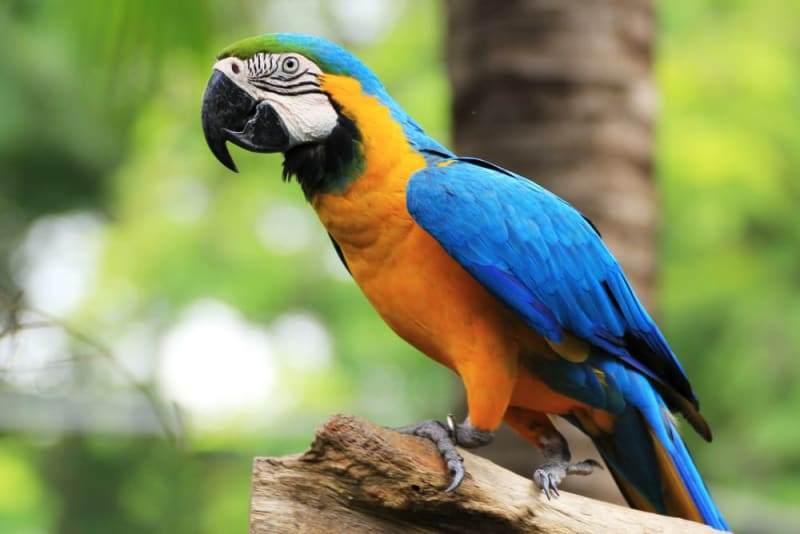
#> input picture data/boid.jpeg, 800 x 534 px
$ python adaptive_threshold.py
#> lines starting #> are read from the running program, lines starting #| are printed output that depends on the picture; after the words box and inside, x2 and y2 are one past the last pixel; in counts of white or black regions, pixels touching at a corner belong together
import os

import cv2


img = cv2.imread(os.path.join('.', 'data', 'boid.jpeg'))#this is read into a BGR colorspace
#> img is the input picture: shape (534, 800, 3); mean B, G, R 98.7, 144.9, 132.6

img_g = cv2.cvtColor(img, cv2.COLOR_BGR2GRAY)
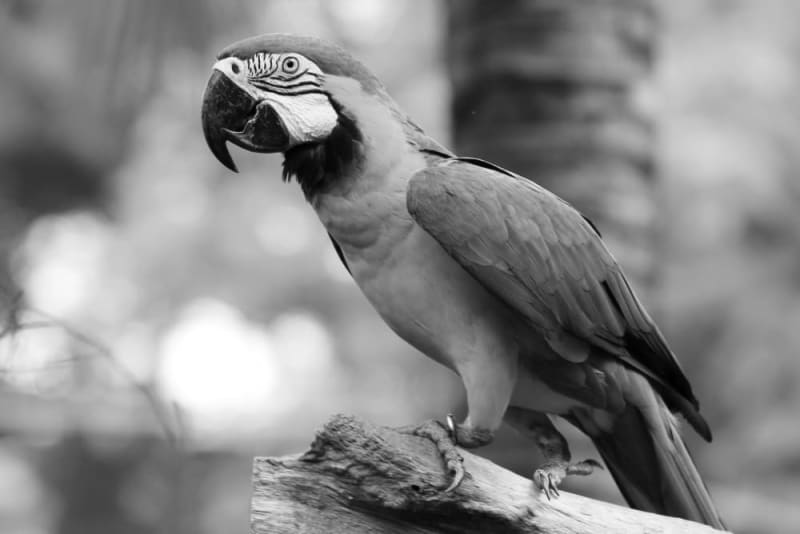
#> img_g: shape (534, 800); min 0, max 255, mean 136

thresh = cv2.adaptiveThreshold(img_g, 255, cv2.ADAPTIVE_THRESH_GAUSSIAN_C, cv2.THRESH_BINARY, 21, 30)
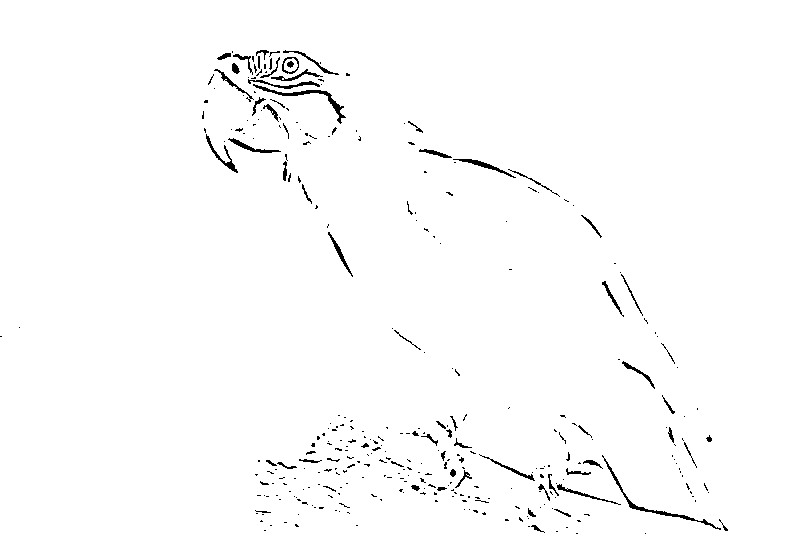
#> thresh: shape (534, 800); 98.5% white; black in thin lines or dots, all inside (x1, y1, x2, y2) = (0, 50, 728, 534)

cv2.imshow('img', img)
cv2.imshow('img_g', img_g)
cv2.imshow('thresh', thresh)
cv2.waitKey(0)

$ run again, with data/DSC10063.JPG copied over data/boid.jpeg
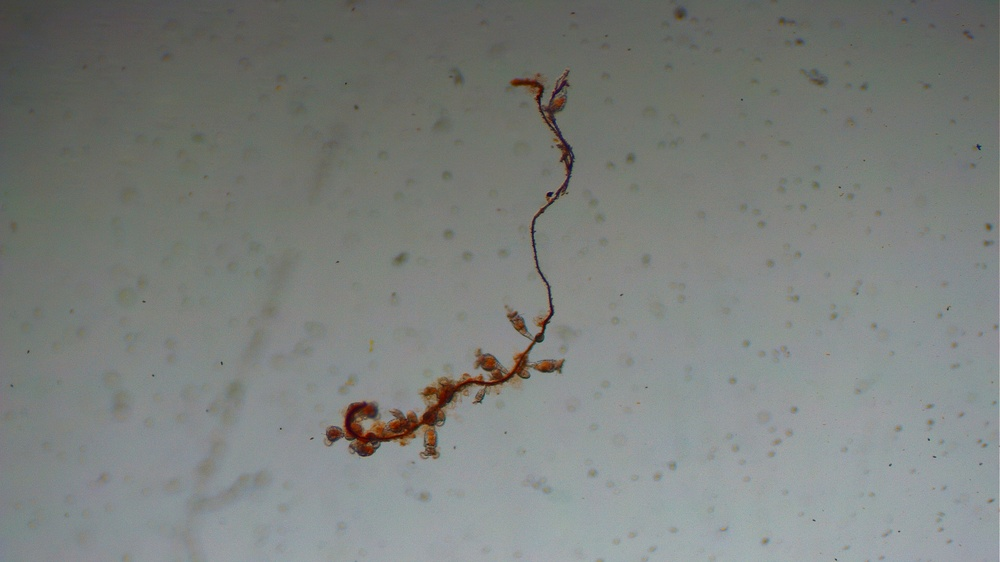
#> input picture data/DSC10063.JPG, 1000 x 562 px, shrunk from 3840 x 2160 before the run
#> img is the input picture: shape (562, 1000, 3); mean B, G, R 124.4, 127.5, 123.6
#> `thresh = cv2.adaptiveThreshold(img_g, 255, cv2.ADAPTIVE_THRESH_GAUSSIA..`:
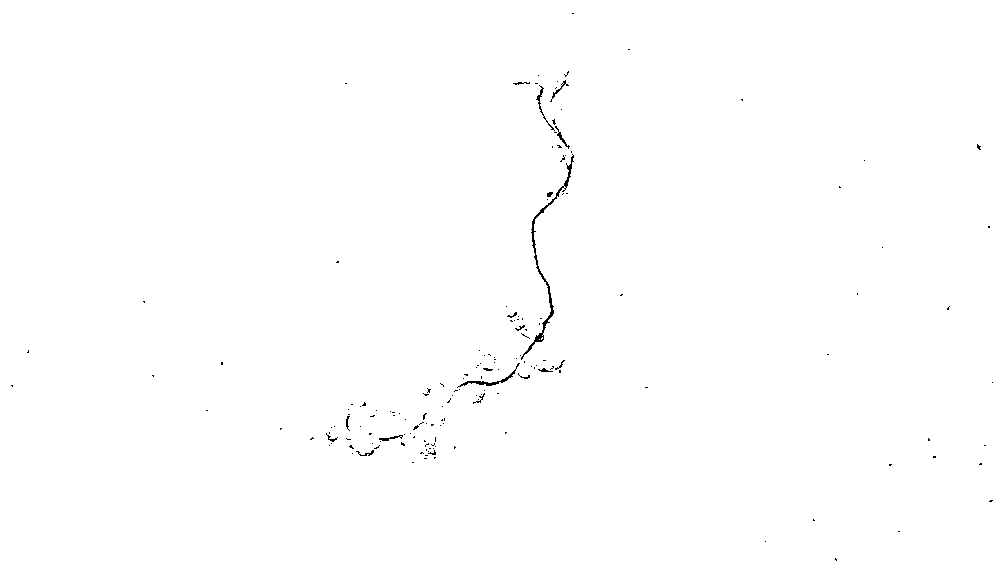
#> thresh: shape (562, 1000); 99.7% white; black in thin lines or dots
